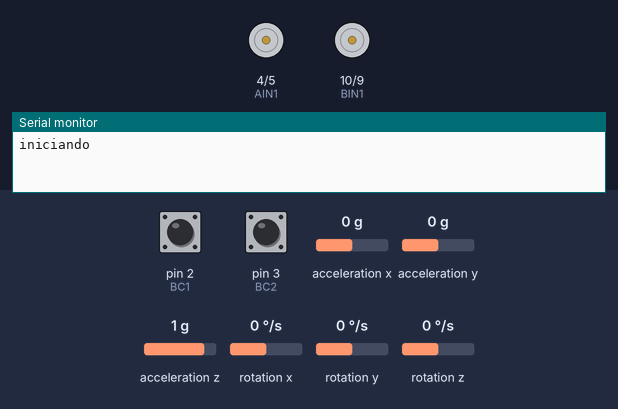
Bench run of a sketch on a simulated Arduino Uno, built with avr-gcc and run on an emulated ATmega328P. On the bench: motor-driver pin pairs drawn as motors (green arrow = first pin HIGH = forward, orange = second pin HIGH = backward, longer = more drive, scaled by the enable pin), the last lines printed to the serial monitor. Inputs (shaded band) come from the test bench; at power-on: rotation z 0 °/s, pin 3 (BC2) HIGH, pin 2 (BC1) HIGH, acceleration x 0 g, acceleration y 0 g, acceleration z 1 g, rotation x 0 °/s, rotation y 0 °/s.

Above: at 0.01 s.
At 1.2 s:
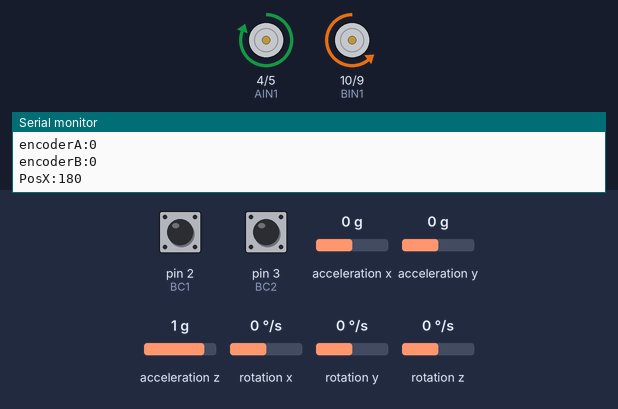
1.3 s: rotation z set to -2 °/s
7.4 s: pin 3 (BC2) pulled LOW for 0.15 s
At 8.5 s:
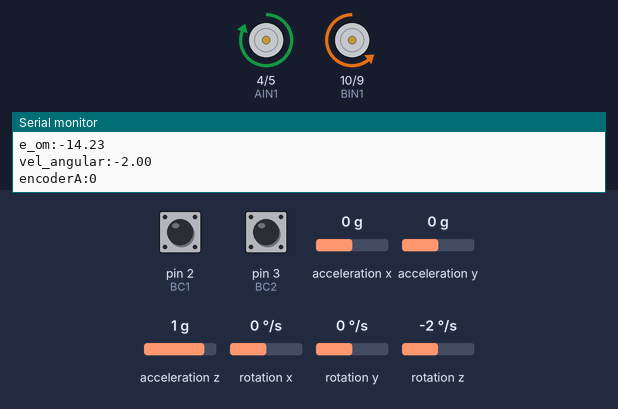
Timing chart, 0 to 10.4 s (numbered marks = the images above; inputs shaded):
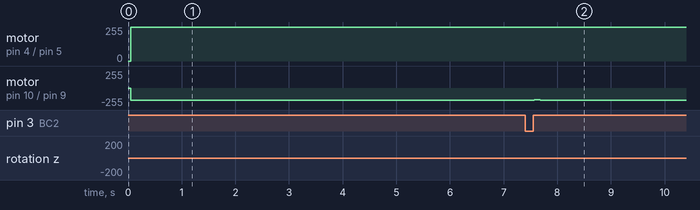

Measured:
- after the input at 7.4 s, motor on pin 10 (BIN1) / pin 9 (BIN2): backward 180/255 → backward 179/255 after 0.17 s, → backward 180/255 0.11 s later

The sketch:

lineaRecta.ino
```cpp
#include <Wire.h>
#include <MPU6050.h>

#define pi 3.1415
#define ENA 7 // D6
#define ENB 11

#define AIN1 4 // D1
#define AIN2 5  // D0

#define BIN1 10
#define BIN2 9

#define AC1 19 // D2
#define AC2 18 // D3

#define BC1 2 // D7
#define BC2 3 // D8

#define baud 9600


MPU6050 mpu;


// Definitions
float dist, err_dist,  e_dist = 0, e_prev_dist = 0;
float e_int, e_om = 0, e_prev_om = 0;
//--------------------Ref-------------------------


float ref_dist = 1;

float theta, theta_old, start_time;

volatile long EncoderCountA = 0;
float ThetaA, ThetaA_prev;
float Dist_A, vel_A, RPM_A, enc_RPM_A, enc_vel_A;

volatile long EncoderCountB = 0;
float ThetaB, ThetaB_prev;
float Dist_B, vel_B, RPM_B, enc_RPM_B, enc_vel_B;

//----------------KONTROL----------
float kp_dist = 180; // 20 // 15 // 15
float ki_dist = 0.01; //0.005 //0.006 //0.0058;
float kd_dist = 0.1; // 0.0;  // 0.0003 //0.0003

float kp_om = 1.1; // 1
float ki_om = 0.000001; // 0.000001
float kd_om = 0.0035; // 0.003


float Diam_ruedas = 0.09;
float R_ruedas = Diam_ruedas/2;
float L_robot = 0.370-0.055;
float NFactor = 1400;
int PWM_min = 0;
int PWM_max = 255;

int vel_line;

int dt, t, t_prev;
int PWM_dist, PWM_vel, PWMA, PWMB;

float pitch = 0;
float roll = 0;
float yaw = 0;
float pitch_vel;
float roll_vel;
float yaw_vel;

void ISR_EncoderA1()
{
    if (digitalRead(AC1) == digitalRead(AC2))
    {
        EncoderCountA++;
    }
    else
    {
        EncoderCountA--;
    }
}

void ISR_EncoderA2()
{
    if (digitalRead(AC1) == digitalRead(AC2))
    {
        EncoderCountA--;
    }
    else
    {
        EncoderCountA++;
    }
}

void ISR_EncoderB2() {
  bool PinB = digitalRead(BC2);
  bool PinA = digitalRead(BC1);

  if (PinA == LOW) {
    if (PinB == HIGH) {
      EncoderCountB++;
    } else {
      EncoderCountB--;
    }
  } else {
    if (PinB == HIGH) {
      EncoderCountB--;
    } else {
      EncoderCountB++;
    }
  }
}
void ISR_EncoderB1() {
  bool PinB = digitalRead(BC2);
  bool PinA = digitalRead(BC1);

  if (PinA == LOW) {
    if (PinB == HIGH) {
      EncoderCountB--;
    } else {
      EncoderCountB++;
    }
  } else {
    if (PinB == HIGH) {
      EncoderCountB++;
    } else {
      EncoderCountB--;
    }
  }
}
int clipPWM_Dist(int PWM_val) {
    if (PWM_val > 180) {
        PWM_val = 180;
    } else if (PWM_val < -180) {
        PWM_val = -180;
    }
    return PWM_val;
}

int clipPWM(int PWM_val) {
    if (PWM_val > 255) {
        PWM_val = 255;
    } else if (PWM_val < -255) {
        PWM_val = -255;

    }
    return PWM_val;
}
void setup() {
  Serial.begin(9600);
  pinMode(AIN1, OUTPUT);
  pinMode(AIN2, OUTPUT);


  pinMode(AC1, INPUT_PULLUP);
  digitalWrite(AC1, HIGH);
  pinMode(AC2, INPUT_PULLUP);
  digitalWrite(AC2, HIGH);

  pinMode(BC1, INPUT_PULLUP);
  digitalWrite(BC1, HIGH);
  pinMode(BC2, INPUT_PULLUP);
  digitalWrite(BC2, HIGH);

  attachInterrupt(digitalPinToInterrupt(AC1), ISR_EncoderA1, CHANGE);
  attachInterrupt(digitalPinToInterrupt(AC2), ISR_EncoderA2, CHANGE);
  attachInterrupt(digitalPinToInterrupt(BC1), ISR_EncoderB1, CHANGE);
  attachInterrupt(digitalPinToInterrupt(BC2), ISR_EncoderB2, CHANGE);
  pinMode(BIN1, OUTPUT);
  pinMode(BIN2, OUTPUT);
  // Initialize MPU6050
  while(!mpu.begin(MPU6050_SCALE_2000DPS, MPU6050_RANGE_2G)){
    Serial.println("Could not find a valid MPU6050 sensor, check wiring!");
    delay(500);
  }

  // Calibrate gyroscope. The calibration must be at rest.
  // If you don't want calibrate, comment this line.
  mpu.calibrateGyro();

  // Set threshold sensivty. Default 3.
  // If you don't want use threshold, comment this line or set 0.
  // mpu.setThreshold(3);
  t_prev = millis();
  start_time = millis();
  Serial.println("iniciando");
  vel_line = 110;
}

void loop() {
  // put your main code here, to run repeatedly:
  if ((millis()-t_prev)>=10){

    t = millis();
    dt = t - t_prev;

    // Read normalized values
    Vector norm = mpu.readNormalizeGyro();

    // Calculate Pitch, Roll and Yaw
    yaw_vel = norm.ZAxis; // cambio de signo ya que esta dado vuelta
    pitch = pitch + pitch_vel * dt/1000;
    roll = roll + roll_vel * dt/1000;
    yaw = yaw + yaw_vel * dt/1000;

    ThetaA = EncoderCountA;
    ThetaB = EncoderCountB;
    Dist_A = Dist_A + ((ThetaA - ThetaA_prev)) / NFactor * pi * Diam_ruedas; // [m]
    Dist_B = Dist_B + ((ThetaB - ThetaB_prev)) / NFactor * pi * Diam_ruedas; // [m]
    dist = (Dist_A + Dist_B)/2;
    dt = t - t_prev; // [ms]
    enc_RPM_A = 1000 * (ThetaA - ThetaA_prev) / dt * 60.0 / NFactor;
    enc_RPM_B = 1000 * (ThetaB - ThetaB_prev) / dt * 60.0 / NFactor;
    enc_vel_A = enc_RPM_A * pi * 2 / 60.0;                  // [rad/s]
    enc_vel_B = enc_RPM_B * pi * 2 / 60.0;                  // [rad/s]
    ThetaA_prev = ThetaA;
    ThetaB_prev = ThetaB;
    e_dist = ref_dist - dist;
    e_om = yaw;

    e_int = e_int + e_om*dt;

    PWM_dist = int(kp_dist * e_dist + ki_dist * err_dist + (kd_dist * (e_dist - e_prev_dist) / dt));
    PWM_dist = clipPWM_Dist(PWM_dist);
    PWM_vel = int(kp_om * e_om + ki_om * e_int + (kd_om * (e_om - e_prev_om) / dt));

    if(PWM_dist + PWM_vel > 255){
      PWMA = 255;
      PWMB = PWM_dist - 2 * PWM_vel;
    } else
    {
      if(PWM_dist - PWM_vel > 255){
        PWMB = 255;
        PWMA = PWM_dist + 2 * PWM_vel;
      } else
      {
        PWMA = (PWM_dist + PWM_vel);
        PWMB = (PWM_dist - PWM_vel);
      }
    }
    PWMA = clipPWM(PWM_dist);
    PWMB = clipPWM(PWM_dist);

    //Serial.print("ref_dist:"); Serial.println(ref_dist);

    Serial.print("PosX:"); Serial.println(PWMA);
    Serial.print("PosY:"); Serial.println(PWMB);
    Serial.print("PosZ:"); Serial.println(PWMB);

    Serial.print("PWMA:"); Serial.println(PWMA);
    Serial.print("PWMB:"); Serial.println(PWMB);
    Serial.print("e_om:"); Serial.println(e_om);
    /*Serial.print("dist:"); Serial.println(dist);
    Serial.print("e_vel:"); Serial.println(e_vel);*/
    Serial.print("vel_angular:"); Serial.println(yaw_vel);
    Serial.print("encoderA:"); Serial.println(EncoderCountA);
    Serial.print("encoderB:"); Serial.println(EncoderCountB);

    WriteDriverVoltageA(PWMA);
    WriteDriverVoltageB(PWMB);
    e_prev_dist = e_dist;
    e_prev_om = e_om;
    t_prev = t;
  }
}

void WriteDriverVoltageA(int PWM_val){
    if (PWM_val > 0){
        digitalWrite(AIN1, HIGH);
        digitalWrite(AIN2, LOW);
    }
    else if (PWM_val < 0){
        digitalWrite(AIN1, LOW);
        digitalWrite(AIN2, HIGH);
    }
    else{
        digitalWrite(AIN1, LOW);
        digitalWrite(AIN2, LOW);
    }
    if (abs(PWM_val) > PWM_max) PWM_val = PWM_max;
    if (abs(PWM_val) < PWM_min) PWM_val= PWM_min;
    analogWrite(ENA, PWM_val);
}
void WriteDriverVoltageB(int PWM_val){
    if (PWM_val < 0){
        digitalWrite(BIN1, HIGH);
        digitalWrite(BIN2, LOW);
    }
    else if (PWM_val > 0){
        digitalWrite(BIN1, LOW);
        digitalWrite(BIN2, HIGH);
    }
    else{
        digitalWrite(BIN1, LOW);
        digitalWrite(BIN2, LOW);
    }
    if (abs(PWM_val) > PWM_max) PWM_val = PWM_max;
    if (abs(PWM_val) < PWM_min) PWM_val= PWM_min;
    analogWrite(ENB,PWM_val);
}
```
